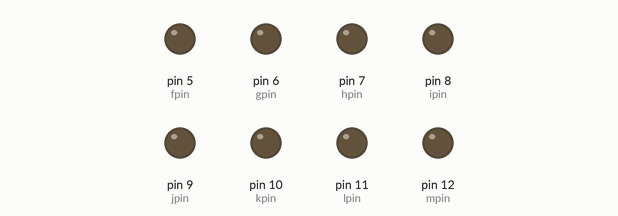
Simulated run of this sketch. Board: Arduino Uno, built with avr-gcc and run on an emulated ATmega328P. On the bench: output pins drawn as LEDs (lit = HIGH).

Above: at 0.05 s.
At 0.3 s:
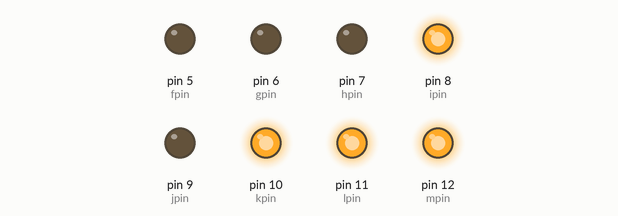
At 0.6 s:
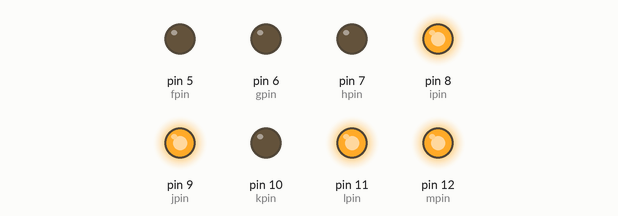
At 1.2 s:
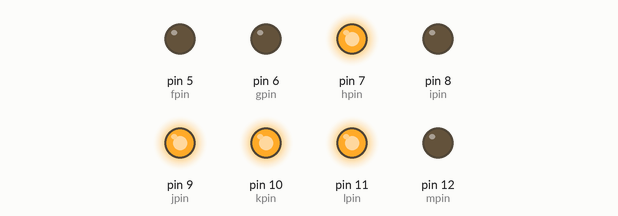
At 1.8 s:
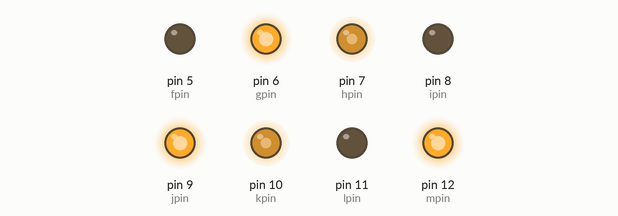
At 2.4 s:
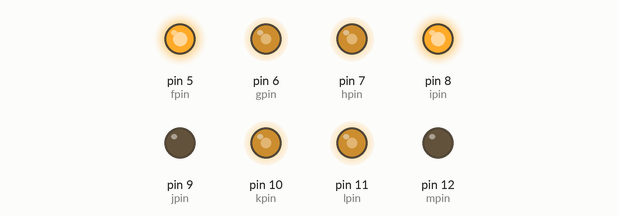
Timing chart, 0 to 5.7 s (numbered marks = the images above):
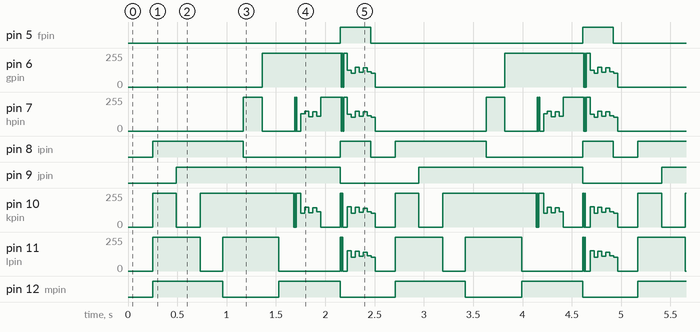

Measured:
- by itself, pin 5 (fpin): alternates HIGH for 0.31 s and LOW for 2.2 s
- by itself, pin 7 (hpin), pin 10 (kpin): moves between 0/255 and 255/255, repeating every 2.5 s
- by itself, pin 8 (ipin): repeats every 2.5 s: LOW 0.98 s, HIGH 0.31 s, LOW 0.25 s, HIGH 0.92 s
- by itself, pin 9 (jpin): alternates HIGH for 1.7 s and LOW for 0.80 s
- by itself, pin 12 (mpin): alternates HIGH for 0.67 s and LOW for 0.56 s
- by itself, pin 6 (gpin): repeats every 2.5 s: 0/255 0.01 s, 255/255 0.01 s, 0/255 0.01 s, 255/255 0.04 s, 126/255 0.04 s, 105/255 0.04 s, 147/255 0.04 s, 110/255 0.04 s, 143/255 0.04 s, 115/255 0.04 s, 103/255 0.04 s, 0/255 1.3 s, 255/255 0.80 s
- by itself, pin 11 (lpin): repeats every 2.5 s: 0/255 0.23 s, 255/255 0.57 s, 0/255 0.62 s, 255/255 0.01 s, 0/255 0.01 s, 255/255 0.01 s, 0/255 0.05 s, 152/255 0.04 s, 105/255 0.04 s, 147/255 0.04 s, 110/255 0.04 s, 142/255 0.04 s, 115/255 0.04 s, 103/255 0.04 s, 0/255 0.20 s, 255/255 0.48 s

The sketch:

4led.ino
```cpp
#define fpin 5
#define gpin 6
#define hpin 7
#define ipin 8
#define jpin 9
#define kpin 10
#define lpin 11
#define mpin 12

void setup() {
    pinMode(fpin, OUTPUT);
    pinMode(gpin, OUTPUT);
    pinMode(hpin, OUTPUT);
    pinMode(ipin, OUTPUT);
    pinMode(jpin, OUTPUT);
    pinMode(kpin, OUTPUT);
    pinMode(lpin, OUTPUT);
    pinMode(mpin, OUTPUT);

}
void loop() {
    analogWrite (fpin, 0);
    analogWrite (gpin, 0);
    analogWrite (hpin, 0);
    analogWrite (ipin, 0);

    analogWrite (jpin, 0);
    analogWrite (kpin, 0);
    analogWrite (lpin, 0);
    analogWrite (mpin, 0);
    delay(250);


    analogWrite (fpin, 0);
    analogWrite (gpin, 0);
    analogWrite (hpin, 0);
    analogWrite (ipin, 255);

    analogWrite (jpin, 0);
    analogWrite (kpin, 255);
    analogWrite (lpin, 255);
    analogWrite (mpin, 255);
    delay(240);
    analogWrite (fpin, 0);
    analogWrite (gpin, 0);
    analogWrite (hpin, 0);
    analogWrite (ipin, 255);

    analogWrite (jpin, 255);
    analogWrite (kpin, 0);
    analogWrite (lpin, 255);
    analogWrite (mpin, 255);
    delay(240);

    analogWrite (fpin, 0);
    analogWrite (gpin, 0);
    analogWrite (hpin, 0);
    analogWrite (ipin, 255);

    analogWrite (jpin, 255);
    analogWrite (kpin, 255);
    analogWrite (lpin, 0);
    analogWrite (mpin, 255);
    delay(230);
    analogWrite (fpin, 0);
    analogWrite (gpin, 0);
    analogWrite (hpin, 0);
    analogWrite (ipin, 255);

    analogWrite (jpin, 255);
    analogWrite (kpin, 255);
    analogWrite (lpin, 255);
    analogWrite (mpin, 0);
    delay(210);
    analogWrite (fpin, 0);
    analogWrite (gpin, 0);
    analogWrite (hpin, 255);
    analogWrite (ipin, 0);

    analogWrite (jpin, 255);
    analogWrite (kpin, 255);
    analogWrite (lpin, 255);
    analogWrite (mpin, 0);
    delay(190);
    analogWrite (fpin, 0);
    analogWrite (gpin, 255);
    analogWrite (hpin, 0);
    analogWrite (ipin, 0);

    analogWrite (jpin, 255);
    analogWrite (kpin, 255);
    analogWrite (lpin, 255);
    analogWrite (mpin, 0);
    delay(170);
    analogWrite (fpin, 0);
    analogWrite (gpin, 255);
    analogWrite (hpin, 0);
    analogWrite (ipin, 0);

    analogWrite (jpin, 255);
    analogWrite (kpin, 255);
    analogWrite (lpin, 0);
    analogWrite (mpin, 255);
    delay(150);


    analogWrite (fpin, 0);
    analogWrite (gpin, 255);
    analogWrite (hpin, 0);
    analogWrite (ipin, 0);

    analogWrite (jpin, 255);
    analogWrite (kpin, 0);
    analogWrite (lpin, 0);
    analogWrite (mpin, 255);
    delay(8);
    analogWrite (fpin, 0);
    analogWrite (gpin, 255);
    analogWrite (hpin, 255);
    analogWrite (ipin, 0);

    analogWrite (jpin, 255);
    analogWrite (kpin, 255);
    analogWrite (lpin, 0);
    analogWrite (mpin, 255);
    delay(8);
    analogWrite (fpin, 0);
    analogWrite (gpin, 255);
    analogWrite (hpin, 0);
    analogWrite (ipin, 0);

    analogWrite (jpin, 255);
    analogWrite (kpin, 0);
    analogWrite (lpin, 0);
    analogWrite (mpin, 255);
    delay(8);
    analogWrite (fpin, 0);
    analogWrite (gpin, 255);
    analogWrite (hpin, 255);
    analogWrite (ipin, 0);

    analogWrite (jpin, 255);
    analogWrite (kpin, 255);
    analogWrite (lpin, 0);
    analogWrite (mpin, 255);
    delay(8);
    analogWrite (fpin, 0);
    analogWrite (gpin, 255);
    analogWrite (hpin, 0);
    analogWrite (ipin, 0);

    analogWrite (jpin, 255);
    analogWrite (kpin, 0);
    analogWrite (lpin, 0);
    analogWrite (mpin, 255);
    delay(8);
    analogWrite (fpin, 0);
    analogWrite (gpin, 255);
    analogWrite (hpin, 255);
    analogWrite (ipin, 0);

    analogWrite (jpin, 255);
    analogWrite (kpin, 255);
    analogWrite (lpin, 0);
    analogWrite (mpin, 255);
    delay(8);
    analogWrite (fpin, 0);
    analogWrite (gpin, 255);
    analogWrite (hpin, 0);
    analogWrite (ipin, 0);

    analogWrite (jpin, 255);
    analogWrite (kpin, 0);
    analogWrite (lpin, 0);
    analogWrite (mpin, 255);
    delay(8);
    analogWrite (fpin, 0);
    analogWrite (gpin, 255);
    analogWrite (hpin, 255);
    analogWrite (ipin, 0);

    analogWrite (jpin, 255);
    analogWrite (kpin, 255);
    analogWrite (lpin, 0);
    analogWrite (mpin, 255);
    delay(8);
    analogWrite (fpin, 0);
    analogWrite (gpin, 255);
    analogWrite (hpin, 0);
    analogWrite (ipin, 0);

    analogWrite (jpin, 255);
    analogWrite (kpin, 0);
    analogWrite (lpin, 0);
    analogWrite (mpin, 255);
    delay(8);
    analogWrite (fpin, 0);
    analogWrite (gpin, 255);
    analogWrite (hpin, 255);
    analogWrite (ipin, 0);

    analogWrite (jpin, 255);
    analogWrite (kpin, 255);
    analogWrite (lpin, 0);
    analogWrite (mpin, 255);
    delay(8);
    analogWrite (fpin, 0);
    analogWrite (gpin, 255);
    analogWrite (hpin, 0);
    analogWrite (ipin, 0);

    analogWrite (jpin, 255);
    analogWrite (kpin, 0);
    analogWrite (lpin, 0);
    analogWrite (mpin, 255);
    delay(8);
    analogWrite (fpin, 0);
    analogWrite (gpin, 255);
    analogWrite (hpin, 255);
    analogWrite (ipin, 0);

    analogWrite (jpin, 255);
    analogWrite (kpin, 255);
    analogWrite (lpin, 0);
    analogWrite (mpin, 255);
    delay(8);
    analogWrite (fpin, 0);
    analogWrite (gpin, 255);
    analogWrite (hpin, 0);
    analogWrite (ipin, 0);

    analogWrite (jpin, 255);
    analogWrite (kpin, 0);
    analogWrite (lpin, 0);
    analogWrite (mpin, 255);
    delay(8);
    analogWrite (fpin, 0);
    analogWrite (gpin, 255);
    analogWrite (hpin, 255);
    analogWrite (ipin, 0);

    analogWrite (jpin, 255);
    analogWrite (kpin, 255);
    analogWrite (lpin, 0);
    analogWrite (mpin, 255);
    delay(8);
    analogWrite (fpin, 0);
    analogWrite (gpin, 255);
    analogWrite (hpin, 0);
    analogWrite (ipin, 0);

    analogWrite (jpin, 255);
    analogWrite (kpin, 0);
    analogWrite (lpin, 0);
    analogWrite (mpin, 255);
    delay(8);
    analogWrite (fpin, 0);
    analogWrite (gpin, 255);
    analogWrite (hpin, 255);
    analogWrite (ipin, 0);

    analogWrite (jpin, 255);
    analogWrite (kpin, 255);
    analogWrite (lpin, 0);
    analogWrite (mpin, 255);
    delay(8);
    analogWrite (fpin, 0);
    analogWrite (gpin, 255);
    analogWrite (hpin, 0);
    analogWrite (ipin, 0);

    analogWrite (jpin, 255);
    analogWrite (kpin, 0);
    analogWrite (lpin, 0);
    analogWrite (mpin, 255);
    delay(8);
    analogWrite (fpin, 0);
    analogWrite (gpin, 255);
    analogWrite (hpin, 255);
    analogWrite (ipin, 0);

    analogWrite (jpin, 255);
    analogWrite (kpin, 255);
    analogWrite (lpin, 0);
    analogWrite (mpin, 255);
    delay(8);
    analogWrite (fpin, 0);
    analogWrite (gpin, 255);
    analogWrite (hpin, 0);
    analogWrite (ipin, 0);

    analogWrite (jpin, 255);
    analogWrite (kpin, 0);
    analogWrite (lpin, 0);
    analogWrite (mpin, 255);
    delay(8);
    analogWrite (fpin, 0);
    analogWrite (gpin, 255);
    analogWrite (hpin, 255);
    analogWrite (ipin, 0);

    analogWrite (jpin, 255);
    analogWrite (kpin, 255);
    analogWrite (lpin, 0);
    analogWrite (mpin, 255);
    delay(8);
    analogWrite (fpin, 0);
    analogWrite (gpin, 255);
    analogWrite (hpin, 0);
    analogWrite (ipin, 0);

    analogWrite (jpin, 255);
    analogWrite (kpin, 0);
    analogWrite (lpin, 0);
    analogWrite (mpin, 255);
    delay(8);
    analogWrite (fpin, 0);
    analogWrite (gpin, 255);
    analogWrite (hpin, 255);
    analogWrite (ipin, 0);

    analogWrite (jpin, 255);
    analogWrite (kpin, 255);
    analogWrite (lpin, 0);
    analogWrite (mpin, 255);
    delay(8);
    analogWrite (fpin, 0);
    analogWrite (gpin, 255);
    analogWrite (hpin, 0);
    analogWrite (ipin, 0);

    analogWrite (jpin, 255);
    analogWrite (kpin, 0);
    analogWrite (lpin, 0);
    analogWrite (mpin, 255);
    delay(8);
    analogWrite (fpin, 0);
    analogWrite (gpin, 255);
    analogWrite (hpin, 255);
    analogWrite (ipin, 0);

    analogWrite (jpin, 255);
    analogWrite (kpin, 255);
    analogWrite (lpin, 0);
    analogWrite (mpin, 255);
    delay(8);
    analogWrite (fpin, 0);
    analogWrite (gpin, 255);
    analogWrite (hpin, 0);
    analogWrite (ipin, 0);

    analogWrite (jpin, 255);
    analogWrite (kpin, 0);
    analogWrite (lpin, 0);
    analogWrite (mpin, 255);
    delay(8);
    analogWrite (fpin, 0);
    analogWrite (gpin, 255);
    analogWrite (hpin, 255);
    analogWrite (ipin, 0);

    analogWrite (jpin, 255);
    analogWrite (kpin, 255);
    analogWrite (lpin, 0);
    analogWrite (mpin, 255);
    delay(8);
    analogWrite (fpin, 0);
    analogWrite (gpin, 255);
    analogWrite (hpin, 0);
    analogWrite (ipin, 0);

    analogWrite (jpin, 255);
    analogWrite (kpin, 0);
    analogWrite (lpin, 0);
    analogWrite (mpin, 255);
    delay(8);
    analogWrite (fpin, 0);
    analogWrite (gpin, 255);
    analogWrite (hpin, 255);
    analogWrite (ipin, 0);

    analogWrite (jpin, 255);
    analogWrite (kpin, 255);
    analogWrite (lpin, 0);
    analogWrite (mpin, 255);
    delay(8);
    analogWrite (fpin, 0);
    analogWrite (gpin, 255);
    analogWrite (hpin, 0);
    analogWrite (ipin, 0);

    analogWrite (jpin, 255);
    analogWrite (kpin, 0);
    analogWrite (lpin, 0);
    analogWrite (mpin, 255);
    delay(8);
    analogWrite (fpin, 0);
    analogWrite (gpin, 255);
    analogWrite (hpin, 255);
    analogWrite (ipin, 0);

    analogWrite (jpin, 255);
    analogWrite (kpin, 255);
    analogWrite (lpin, 0);
    analogWrite (mpin, 255);
    delay(8);


    analogWrite (fpin, 0);
    analogWrite (gpin, 255);
    analogWrite (hpin, 255);
    analogWrite (ipin, 0);

    analogWrite (jpin, 255);
    analogWrite (kpin, 0);
    analogWrite (lpin, 0);
    analogWrite (mpin, 255);
    delay(230);


    analogWrite (fpin, 255);
    analogWrite (gpin, 255);
    analogWrite (hpin, 255);
    analogWrite (ipin, 255);

    analogWrite (jpin, 0);
    analogWrite (kpin, 255);
    analogWrite (lpin, 255);
    analogWrite (mpin, 0);
    delay(8);

    analogWrite (fpin, 255);
    analogWrite (gpin, 0);
    analogWrite (hpin, 0);
    analogWrite (ipin, 255);

    analogWrite (jpin, 0);
    analogWrite (kpin, 0);
    analogWrite (lpin, 0);
    analogWrite (mpin, 0);
    delay(8);
    analogWrite (fpin, 255);
    analogWrite (gpin, 255);
    analogWrite (hpin, 255);
    analogWrite (ipin, 255);

    analogWrite (jpin, 0);
    analogWrite (kpin, 255);
    analogWrite (lpin, 255);
    analogWrite (mpin, 0);
    delay(8);

    analogWrite (fpin, 255);
    analogWrite (gpin, 0);
    analogWrite (hpin, 0);
    analogWrite (ipin, 255);

    analogWrite (jpin, 0);
    analogWrite (kpin, 0);
    analogWrite (lpin, 0);
    analogWrite (mpin, 0);
    delay(8);
    analogWrite (fpin, 255);
    analogWrite (gpin, 255);
    analogWrite (hpin, 255);
    analogWrite (ipin, 255);

    analogWrite (jpin, 0);
    analogWrite (kpin, 255);
    analogWrite (lpin, 255);
    analogWrite (mpin, 0);
    delay(8);

    analogWrite (fpin, 255);
    analogWrite (gpin, 0);
    analogWrite (hpin, 0);
    analogWrite (ipin, 255);

    analogWrite (jpin, 0);
    analogWrite (kpin, 0);
    analogWrite (lpin, 0);
    analogWrite (mpin, 0);
    delay(8);
    analogWrite (fpin, 255);
    analogWrite (gpin, 255);
    analogWrite (hpin, 255);
    analogWrite (ipin, 255);

    analogWrite (jpin, 0);
    analogWrite (kpin, 255);
    analogWrite (lpin, 255);
    analogWrite (mpin, 0);
    delay(8);

    analogWrite (fpin, 255);
    analogWrite (gpin, 0);
    analogWrite (hpin, 0);
    analogWrite (ipin, 255);

    analogWrite (jpin, 0);
    analogWrite (kpin, 0);
    analogWrite (lpin, 0);
    analogWrite (mpin, 0);
    delay(8);
    analogWrite (fpin, 255);
    analogWrite (gpin, 255);
    analogWrite (hpin, 255);
    analogWrite (ipin, 255);

    analogWrite (jpin, 0);
    analogWrite (kpin, 255);
    analogWrite (lpin, 255);
    analogWrite (mpin, 0);
    delay(8);

    analogWrite (fpin, 255);
    analogWrite (gpin, 0);
    analogWrite (hpin, 0);
    analogWrite (ipin, 255);

    analogWrite (jpin, 0);
    analogWrite (kpin, 0);
    analogWrite (lpin, 0);
    analogWrite (mpin, 0);
    delay(8);
    analogWrite (fpin, 255);
    analogWrite (gpin, 255);
    analogWrite (hpin, 255);
    analogWrite (ipin, 255);

    analogWrite (jpin, 0);
    analogWrite (kpin, 255);
    analogWrite (lpin, 255);
    analogWrite (mpin, 0);
    delay(8);

    analogWrite (fpin, 255);
    analogWrite (gpin, 0);
    analogWrite (hpin, 0);
    analogWrite (ipin, 255);

    analogWrite (jpin, 0);
    analogWrite (kpin, 0);
    analogWrite (lpin, 0);
    analogWrite (mpin, 0);
    delay(8);
    analogWrite (fpin, 255);
    analogWrite (gpin, 255);
    analogWrite (hpin, 255);
    analogWrite (ipin, 255);

    analogWrite (jpin, 0);
    analogWrite (kpin, 255);
    analogWrite (lpin, 255);
    analogWrite (mpin, 0);
    delay(8);

    analogWrite (fpin, 255);
    analogWrite (gpin, 0);
    analogWrite (hpin, 0);
    analogWrite (ipin, 255);

    analogWrite (jpin, 0);
    analogWrite (kpin, 0);
    analogWrite (lpin, 0);
    analogWrite (mpin, 0);
    delay(8);
    analogWrite (fpin, 255);
    analogWrite (gpin, 255);
    analogWrite (hpin, 255);
    analogWrite (ipin, 255);

    analogWrite (jpin, 0);
    analogWrite (kpin, 255);
    analogWrite (lpin, 255);
    analogWrite (mpin, 0);
    delay(8);

    analogWrite (fpin, 255);
    analogWrite (gpin, 0);
    analogWrite (hpin, 0);
    analogWrite (ipin, 255);

    analogWrite (jpin, 0);
    analogWrite (kpin, 0);
    analogWrite (lpin, 0);
    analogWrite (mpin, 0);
    delay(8);
    analogWrite (fpin, 255);
    analogWrite (gpin, 255);
    analogWrite (hpin, 255);
    analogWrite (ipin, 255);

    analogWrite (jpin, 0);
    analogWrite (kpin, 255);
    analogWrite (lpin, 255);
    analogWrite (mpin, 0);
    delay(8);

    analogWrite (fpin, 255);
    analogWrite (gpin, 0);
    analogWrite (hpin, 0);
    analogWrite (ipin, 255);

    analogWrite (jpin, 0);
    analogWrite (kpin, 0);
    analogWrite (lpin, 0);
    analogWrite (mpin, 0);
    delay(8);
    analogWrite (fpin, 255);
    analogWrite (gpin, 255);
    analogWrite (hpin, 255);
    analogWrite (ipin, 255);

    analogWrite (jpin, 0);
    analogWrite (kpin, 255);
    analogWrite (lpin, 255);
    analogWrite (mpin, 0);
    delay(8);

    analogWrite (fpin, 255);
    analogWrite (gpin, 0);
    analogWrite (hpin, 0);
    analogWrite (ipin, 255);

    analogWrite (jpin, 0);
    analogWrite (kpin, 0);
    analogWrite (lpin, 0);
    analogWrite (mpin, 0);
    delay(8);
    analogWrite (fpin, 255);
    analogWrite (gpin, 255);
    analogWrite (hpin, 255);
    analogWrite (ipin, 255);

    analogWrite (jpin, 0);
    analogWrite (kpin, 255);
    analogWrite (lpin, 255);
    analogWrite (mpin, 0);
    delay(8);

    analogWrite (fpin, 255);
    analogWrite (gpin, 0);
    analogWrite (hpin, 0);
    analogWrite (ipin, 255);

    analogWrite (jpin, 0);
    analogWrite (kpin, 0);
    analogWrite (lpin, 0);
    analogWrite (mpin, 0);
    delay(8);
    analogWrite (fpin, 255);
    analogWrite (gpin, 255);
    analogWrite (hpin, 255);
    analogWrite (ipin, 255);

    analogWrite (jpin, 0);
    analogWrite (kpin, 255);
    analogWrite (lpin, 255);
    analogWrite (mpin, 0);
    delay(8);

    analogWrite (fpin, 255);
    analogWrite (gpin, 0);
    analogWrite (hpin, 0);
    analogWrite (ipin, 255);

    analogWrite (jpin, 0);
    analogWrite (kpin, 0);
    analogWrite (lpin, 0);
    analogWrite (mpin, 0);
    delay(8);
    analogWrite (fpin, 255);
    analogWrite (gpin, 255);
    analogWrite (hpin, 255);
    analogWrite (ipin, 255);

    analogWrite (jpin, 0);
    analogWrite (kpin, 255);
    analogWrite (lpin, 255);
    analogWrite (mpin, 0);
    delay(8);

    analogWrite (fpin, 255);
    analogWrite (gpin, 0);
    analogWrite (hpin, 0);
    analogWrite (ipin, 255);

    analogWrite (jpin, 0);
    analogWrite (kpin, 0);
    analogWrite (lpin, 0);
    analogWrite (mpin, 0);
    delay(8);
    analogWrite (fpin, 255);
    analogWrite (gpin, 255);
    analogWrite (hpin, 255);
    analogWrite (ipin, 255);

    analogWrite (jpin, 0);
    analogWrite (kpin, 255);
    analogWrite (lpin, 255);
    analogWrite (mpin, 0);
    delay(8);

    analogWrite (fpin, 255);
    analogWrite (gpin, 0);
    analogWrite (hpin, 0);
    analogWrite (ipin, 255);

    analogWrite (jpin, 0);
    analogWrite (kpin, 0);
    analogWrite (lpin, 0);
    analogWrite (mpin, 0);
    delay(8);
    analogWrite (fpin, 255);
    analogWrite (gpin, 255);
    analogWrite (hpin, 255);
    analogWrite (ipin, 255);

    analogWrite (jpin, 0);
    analogWrite (kpin, 255);
    analogWrite (lpin, 255);
    analogWrite (mpin, 0);
    delay(8);

    analogWrite (fpin, 255);
    analogWrite (gpin, 0);
    analogWrite (hpin, 0);
    analogWrite (ipin, 255);

    analogWrite (jpin, 0);
    analogWrite (kpin, 0);
    analogWrite (lpin, 0);
    analogWrite (mpin, 0);
    delay(8);
    analogWrite (fpin, 255);
    analogWrite (gpin, 255);
    analogWrite (hpin, 255);
    analogWrite (ipin, 255);

    analogWrite (jpin, 0);
    analogWrite (kpin, 255);
    analogWrite (lpin, 255);
    analogWrite (mpin, 0);
    delay(8);

    analogWrite (fpin, 255);
    analogWrite (gpin, 0);
    analogWrite (hpin, 0);
    analogWrite (ipin, 255);

    analogWrite (jpin, 0);
    analogWrite (kpin, 0);
    analogWrite (lpin, 0);
    analogWrite (mpin, 0);
    delay(8);
    analogWrite (fpin, 255);
    analogWrite (gpin, 255);
    analogWrite (hpin, 255);
    analogWrite (ipin, 255);

    analogWrite (jpin, 0);
    analogWrite (kpin, 255);
    analogWrite (lpin, 255);
    analogWrite (mpin, 0);
    delay(8);

    analogWrite (fpin, 255);
    analogWrite (gpin, 0);
    analogWrite (hpin, 0);
    analogWrite (ipin, 255);

    analogWrite (jpin, 0);
    analogWrite (kpin, 0);
    analogWrite (lpin, 0);
    analogWrite (mpin, 0);
    delay(8);
    analogWrite (fpin, 255);
    analogWrite (gpin, 255);
    analogWrite (hpin, 255);
    analogWrite (ipin, 255);

    analogWrite (jpin, 0);
    analogWrite (kpin, 255);
    analogWrite (lpin, 255);
    analogWrite (mpin, 0);
    delay(8);

    analogWrite (fpin, 255);
    analogWrite (gpin, 0);
    analogWrite (hpin, 0);
    analogWrite (ipin, 255);

    analogWrite (jpin, 0);
    analogWrite (kpin, 0);
    analogWrite (lpin, 0);
    analogWrite (mpin, 0);
    delay(8);
    analogWrite (fpin, 255);
    analogWrite (gpin, 255);
    analogWrite (hpin, 255);
    analogWrite (ipin, 255);

    analogWrite (jpin, 0);
    analogWrite (kpin, 255);
    analogWrite (lpin, 255);
    analogWrite (mpin, 0);
    delay(8);

    analogWrite (fpin, 255);
    analogWrite (gpin, 0);
    analogWrite (hpin, 0);
    analogWrite (ipin, 255);

    analogWrite (jpin, 0);
    analogWrite (kpin, 0);
    analogWrite (lpin, 0);
    analogWrite (mpin, 0);
    delay(8);
    }
```
